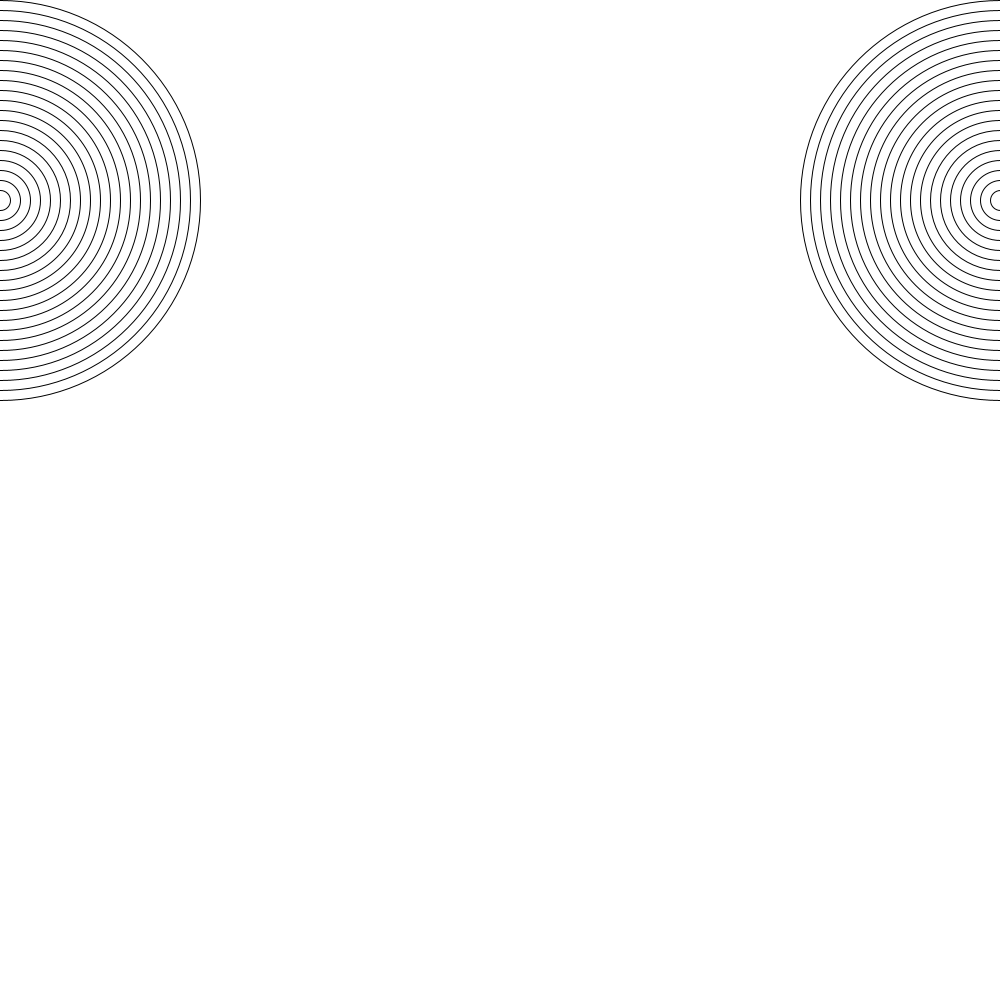
Frame 1 (no input)
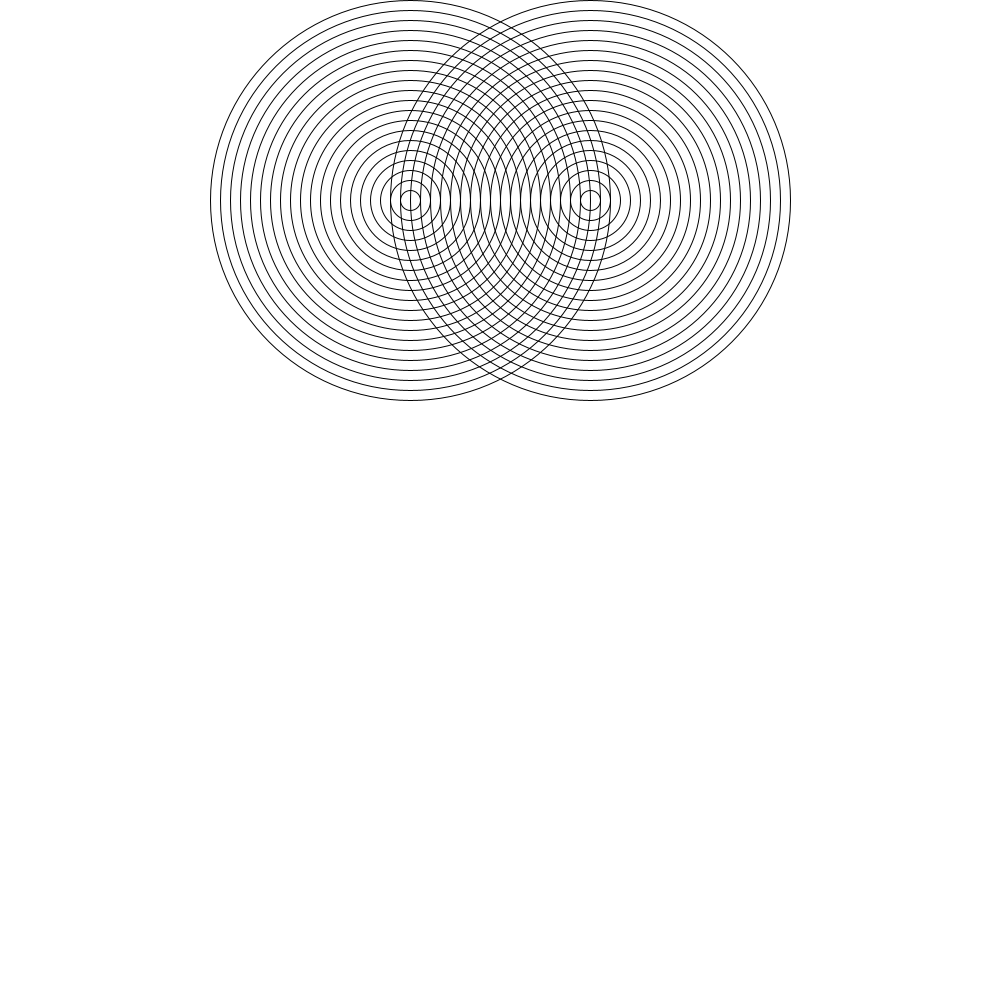
Frame 60 (the mouse pressed at the canvas centre just before this capture)
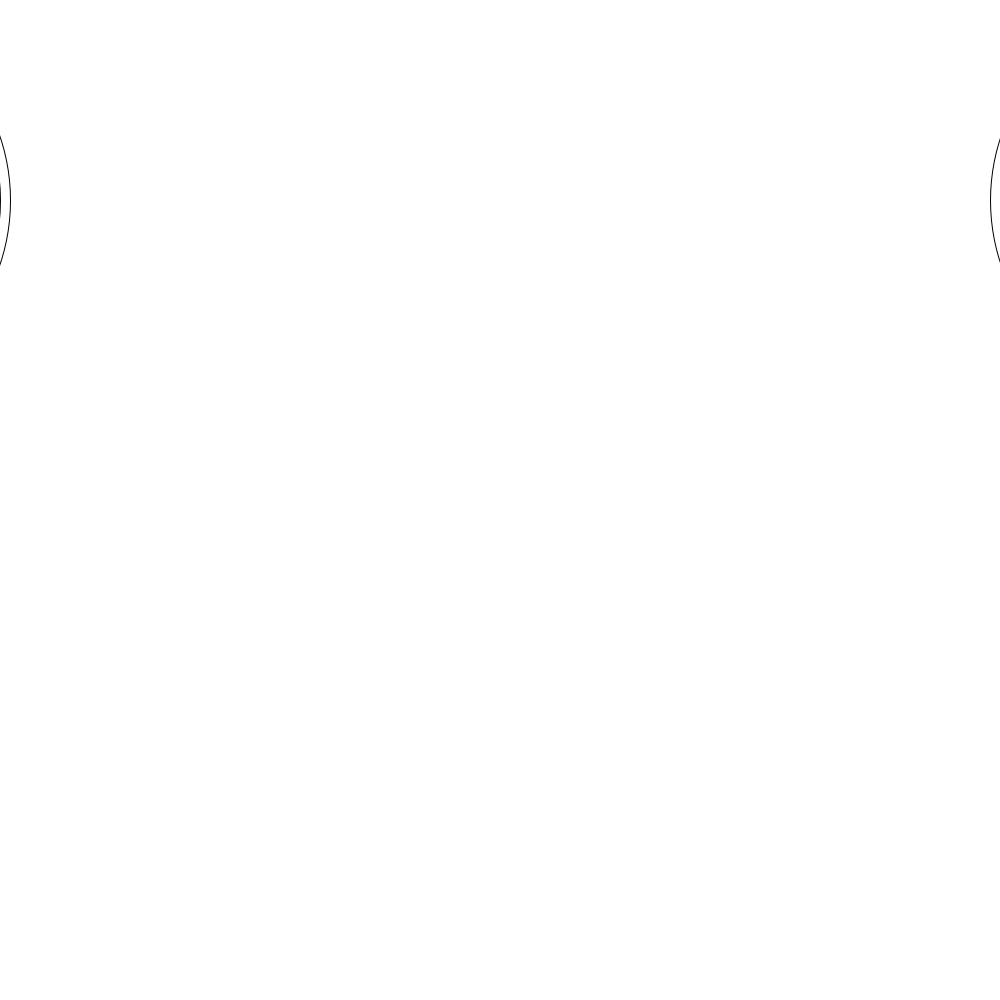
Frame 120 (the mouse held since frame 60 and released just before this capture)

The Processing sketch that drew these frames (run headless with seeded random() and noise(); from frame 60 on, the mouse is pressed at the canvas centre):

// Processing sketch: amazing_rings
// ── amazing_rings.pde
    void setup(){
        size(1000,1000); 
       
      }
      int speed = 10;
       int x = 0;
       int x2 = 1000;
        void draw()
        
        {
          noFill();
        int size=400;
        if(x>=1000 && x<=0)
      {
        speed*=-1;
      }
        background (#ffffff);
        for(int i =0; i < 20; i++)
        {
          
          ellipse(x,200,size,size);
          size-=20;
      
       }
   x+=speed;
      
       
        
        
         size=400;
        
        for(int i =0; i < 20; i++)
        {
          
          ellipse(x2,200,size,size);
          size-=20;
      
       }
       
         x2-=speed;
      
    }
